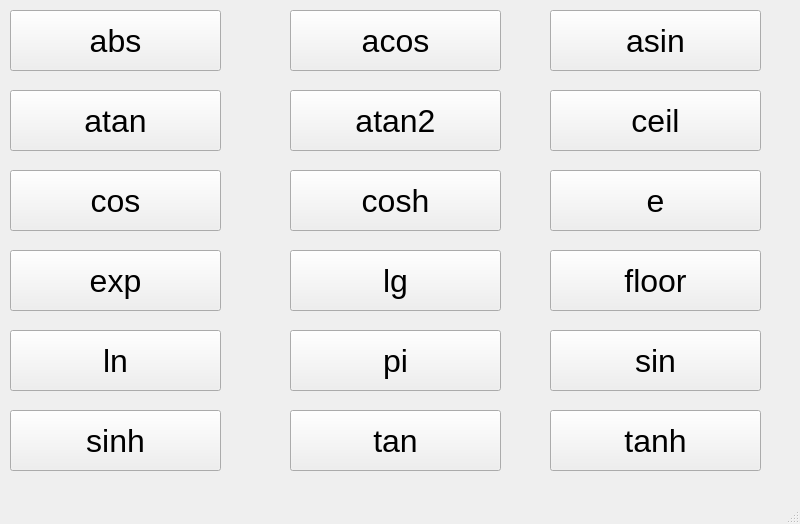
<?xml version="1.0" encoding="UTF-8"?>
<ui version="4.0">
 <class>AllFunction</class>
 <widget class="QMainWindow" name="AllFunction">
  <property name="geometry">
   <rect>
    <x>0</x>
    <y>0</y>
    <width>800</width>
    <height>524</height>
   </rect>
  </property>
  <property name="windowTitle">
   <string>所有函数</string>
  </property>
  <widget class="QWidget" name="centralwidget">
   <widget class="QToolButton" name="toolButton_abs">
    <property name="geometry">
     <rect>
      <x>10</x>
      <y>10</y>
      <width>211</width>
      <height>61</height>
     </rect>
    </property>
    <property name="font">
     <font>
      <pointsize>24</pointsize>
     </font>
    </property>
    <property name="text">
     <string>abs</string>
    </property>
   </widget>
   <widget class="QToolButton" name="toolButton_atan">
    <property name="geometry">
     <rect>
      <x>10</x>
      <y>90</y>
      <width>211</width>
      <height>61</height>
     </rect>
    </property>
    <property name="font">
     <font>
      <pointsize>24</pointsize>
     </font>
    </property>
    <property name="text">
     <string>atan</string>
    </property>
   </widget>
   <widget class="QToolButton" name="toolButton_cos">
    <property name="geometry">
     <rect>
      <x>10</x>
      <y>170</y>
      <width>211</width>
      <height>61</height>
     </rect>
    </property>
    <property name="font">
     <font>
      <pointsize>24</pointsize>
     </font>
    </property>
    <property name="text">
     <string>cos</string>
    </property>
   </widget>
   <widget class="QToolButton" name="toolButton_exp">
    <property name="geometry">
     <rect>
      <x>10</x>
      <y>250</y>
      <width>211</width>
      <height>61</height>
     </rect>
    </property>
    <property name="font">
     <font>
      <pointsize>24</pointsize>
     </font>
    </property>
    <property name="text">
     <string>exp</string>
    </property>
   </widget>
   <widget class="QToolButton" name="toolButton_ln">
    <property name="geometry">
     <rect>
      <x>10</x>
      <y>330</y>
      <width>211</width>
      <height>61</height>
     </rect>
    </property>
    <property name="font">
     <font>
      <pointsize>24</pointsize>
     </font>
    </property>
    <property name="text">
     <string>ln</string>
    </property>
   </widget>
   <widget class="QToolButton" name="toolButton_sinh">
    <property name="geometry">
     <rect>
      <x>10</x>
      <y>410</y>
      <width>211</width>
      <height>61</height>
     </rect>
    </property>
    <property name="font">
     <font>
      <pointsize>24</pointsize>
     </font>
    </property>
    <property name="text">
     <string>sinh</string>
    </property>
   </widget>
   <widget class="QToolButton" name="toolButton_cosh">
    <property name="geometry">
     <rect>
      <x>290</x>
      <y>170</y>
      <width>211</width>
      <height>61</height>
     </rect>
    </property>
    <property name="font">
     <font>
      <pointsize>24</pointsize>
     </font>
    </property>
    <property name="text">
     <string>cosh</string>
    </property>
   </widget>
   <widget class="QToolButton" name="toolButton_pi">
    <property name="geometry">
     <rect>
      <x>290</x>
      <y>330</y>
      <width>211</width>
      <height>61</height>
     </rect>
    </property>
    <property name="font">
     <font>
      <pointsize>24</pointsize>
     </font>
    </property>
    <property name="text">
     <string>pi</string>
    </property>
   </widget>
   <widget class="QToolButton" name="toolButton_lg">
    <property name="geometry">
     <rect>
      <x>290</x>
      <y>250</y>
      <width>211</width>
      <height>61</height>
     </rect>
    </property>
    <property name="font">
     <font>
      <pointsize>24</pointsize>
     </font>
    </property>
    <property name="text">
     <string>lg</string>
    </property>
   </widget>
   <widget class="QToolButton" name="toolButton_acos">
    <property name="geometry">
     <rect>
      <x>290</x>
      <y>10</y>
      <width>211</width>
      <height>61</height>
     </rect>
    </property>
    <property name="font">
     <font>
      <pointsize>24</pointsize>
     </font>
    </property>
    <property name="text">
     <string>acos</string>
    </property>
   </widget>
   <widget class="QToolButton" name="toolButton_atan2">
    <property name="geometry">
     <rect>
      <x>290</x>
      <y>90</y>
      <width>211</width>
      <height>61</height>
     </rect>
    </property>
    <property name="font">
     <font>
      <pointsize>24</pointsize>
     </font>
    </property>
    <property name="text">
     <string>atan2</string>
    </property>
   </widget>
   <widget class="QToolButton" name="toolButton_tan">
    <property name="geometry">
     <rect>
      <x>290</x>
      <y>410</y>
      <width>211</width>
      <height>61</height>
     </rect>
    </property>
    <property name="font">
     <font>
      <pointsize>24</pointsize>
     </font>
    </property>
    <property name="text">
     <string>tan</string>
    </property>
   </widget>
   <widget class="QToolButton" name="toolButton_floor">
    <property name="geometry">
     <rect>
      <x>550</x>
      <y>250</y>
      <width>211</width>
      <height>61</height>
     </rect>
    </property>
    <property name="font">
     <font>
      <pointsize>24</pointsize>
     </font>
    </property>
    <property name="text">
     <string>floor</string>
    </property>
   </widget>
   <widget class="QToolButton" name="toolButton_e">
    <property name="geometry">
     <rect>
      <x>550</x>
      <y>170</y>
      <width>211</width>
      <height>61</height>
     </rect>
    </property>
    <property name="font">
     <font>
      <pointsize>24</pointsize>
     </font>
    </property>
    <property name="text">
     <string>e</string>
    </property>
   </widget>
   <widget class="QToolButton" name="toolButton_sin">
    <property name="geometry">
     <rect>
      <x>550</x>
      <y>330</y>
      <width>211</width>
      <height>61</height>
     </rect>
    </property>
    <property name="font">
     <font>
      <pointsize>24</pointsize>
     </font>
    </property>
    <property name="text">
     <string>sin</string>
    </property>
   </widget>
   <widget class="QToolButton" name="toolButton_asin">
    <property name="geometry">
     <rect>
      <x>550</x>
      <y>10</y>
      <width>211</width>
      <height>61</height>
     </rect>
    </property>
    <property name="font">
     <font>
      <pointsize>24</pointsize>
     </font>
    </property>
    <property name="text">
     <string>asin</string>
    </property>
   </widget>
   <widget class="QToolButton" name="toolButton_ceil">
    <property name="geometry">
     <rect>
      <x>550</x>
      <y>90</y>
      <width>211</width>
      <height>61</height>
     </rect>
    </property>
    <property name="font">
     <font>
      <pointsize>24</pointsize>
     </font>
    </property>
    <property name="text">
     <string>ceil</string>
    </property>
   </widget>
   <widget class="QToolButton" name="toolButton_tanh">
    <property name="geometry">
     <rect>
      <x>550</x>
      <y>410</y>
      <width>211</width>
      <height>61</height>
     </rect>
    </property>
    <property name="font">
     <font>
      <pointsize>24</pointsize>
     </font>
    </property>
    <property name="text">
     <string>tanh</string>
    </property>
   </widget>
  </widget>
  <widget class="QMenuBar" name="menubar">
   <property name="geometry">
    <rect>
     <x>0</x>
     <y>0</y>
     <width>800</width>
     <height>23</height>
    </rect>
   </property>
  </widget>
  <widget class="QStatusBar" name="statusbar"/>
 </widget>
 <resources/>
 <connections/>
</ui>
